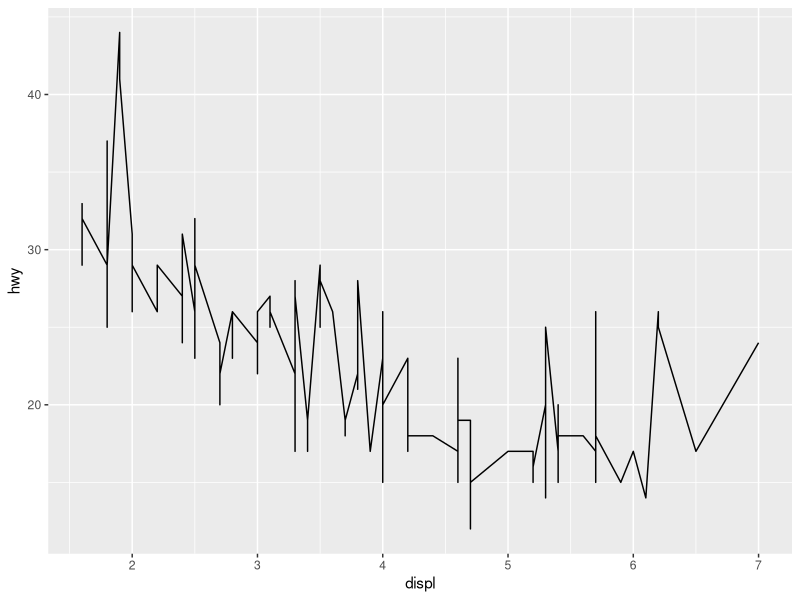
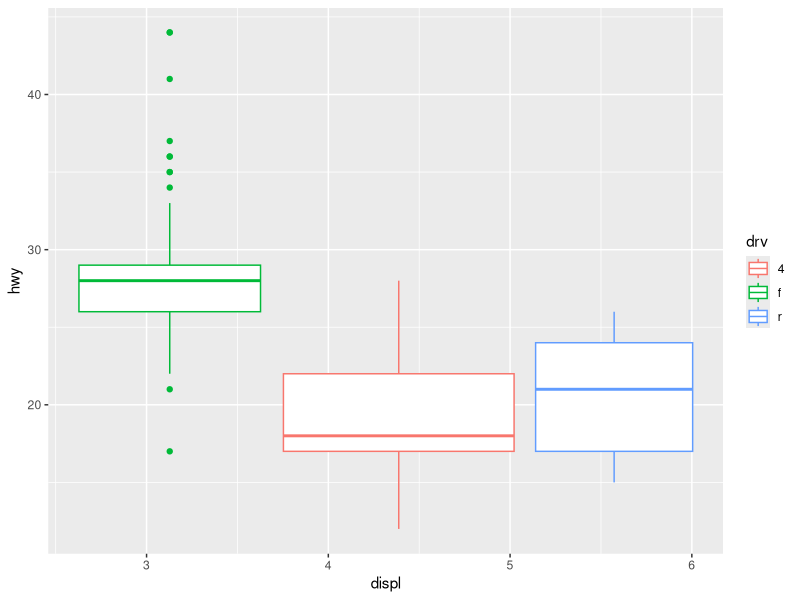

R code for these plots, in order: (Note: this script raises an error after producing the figures.)
## ---- chunk 1
library(tidyverse)
## ---- chunk 2
ggplot(data = mpg)+
  geom_line(mapping=aes(x=displ,y=hwy))
  
## ---- chunk 3
ggplot(data = mpg)+
  geom_boxplot(mapping=aes(x=displ,y=hwy,color=drv))
  
## ---- chunk 4
ggplot(data = mpg)+
  geom_histogram()
  
## ---- chunk 5
ggplot(data = mpg)+
  geom_area(mapping=aes(x=displ,y=hwy))
  
## ---- chunk 6
ggplot(data = mpg, mapping = aes(x = displ, y = hwy, color = drv)) + 
  geom_point() + 
  geom_smooth(se = FALSE)
## ---- chunk 7
ggplot(data = mpg) +
  geom_smooth(
    mapping = aes(x = displ, y = hwy, color = drv),
    show.legend = FALSE
  )
## ---- chunk 8
ggplot(data = mpg, mapping = aes(x = displ, y = hwy, color = drv)) + 
  geom_point() + 
  geom_smooth(se = FALSE)
## ---- chunk 9
ggplot(data = mpg, mapping = aes(x = displ, y = hwy, color = drv)) + 
  geom_point() + 
  geom_smooth(se = TRUE)
## ---- chunk 10
ggplot(data = mpg, mapping = aes(x = displ, y = hwy)) + 
  geom_point() + 
  geom_smooth()
## ---- chunk 11
ggplot() + 
  geom_point(data = mpg, mapping = aes(x = displ, y = hwy)) + 
  geom_smooth(data = mpg, mapping = aes(x = displ, y = hwy))
## ---- chunk 12
ggplot(data = mpg, mapping = aes(x = displ, y = hwy)) + 
  geom_point(mapping = aes(size=class),show.legend = FALSE) + 
  geom_smooth(se=FALSE)
## ---- chunk 13
ggplot(data = mpg, mapping = aes(x = displ, y = hwy)) + 
  geom_point(mapping = aes(size=class),show.legend = FALSE) + 
  geom_smooth(mapping = aes(group=drv),se=FALSE)
## ---- chunk 14
ggplot(data = mpg, mapping = aes(x = displ, y = hwy)) + 
  geom_point(mapping = aes(color=drv,size=class),show.legend = TRUE) + 
  geom_smooth(mapping = aes(color=drv),show.legend = TRUE,se=FALSE)
## ---- chunk 15
ggplot(data = mpg, mapping = aes(x = displ, y = hwy)) + 
  geom_point(mapping = aes(color=drv,size=class),show.legend = TRUE) + 
  geom_smooth(show.legend = FALSE,se=FALSE)
## ---- chunk 16
ggplot(data = mpg, mapping = aes(x = displ, y = hwy)) + 
  geom_point(mapping = aes(color=drv,size=class),show.legend = TRUE) + 
  geom_smooth(mapping = aes(linetype=drv),show.legend = TRUE,se=FALSE)
## ---- chunk 17
ggplot(data = mpg, mapping = aes(x = displ, y = hwy,size=class)) + 
  geom_point(mapping = aes(color=drv),show.legend = TRUE) 
 
